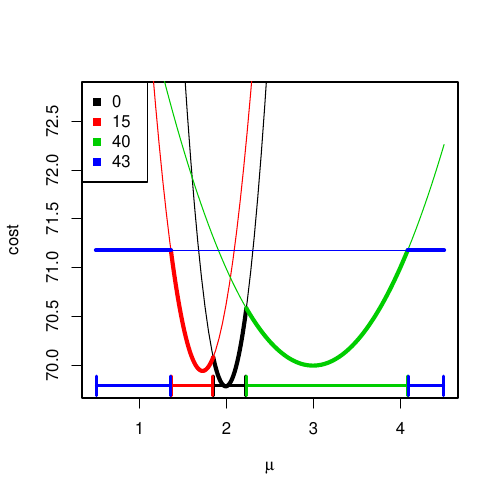

The R source for this figure:
setwd("~/Fig1-5")
source("PDPA-plot.R")  
set.seed(124)
y<-c(rnorm(60,2,1.5),rnorm(60,0,1))
pdf("PDPAcandidates.pdf",width=5,height=5)
Rigaill(y,2,45,2,0.5,4.5)
dev.off()

